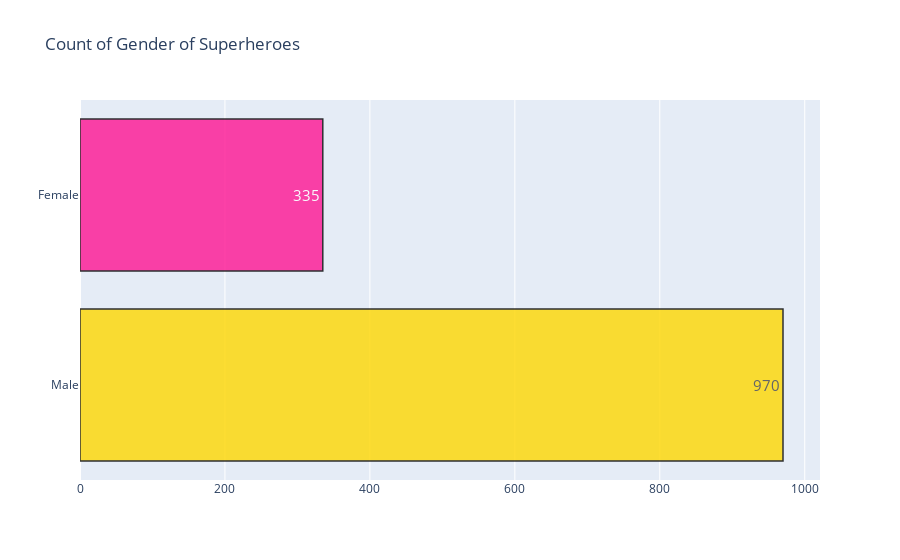

Notebook code for this chart:
### Code cell
# Calling the Functions to see the Gender Count
gender_count(vis_data)

### Figure 1 — Plotly figure (JSON) as saved in the notebook; plotly's stock layout.template omitted (floating-point values rounded to 4 significant figures)
{"data": [{"marker": {"color": ["gold", "deeppink"], "line": {"color": "#000000", "width": 1.5}}, "opacity": 0.8, "orientation": "h", "text": ["970", "335"], "textfont": {"size": 15}, "type": "bar", "x": [970, 335], "y": ["Male", "Female"]}], "layout": {"title": {"text": "Count of Gender of Superheroes"}}}
